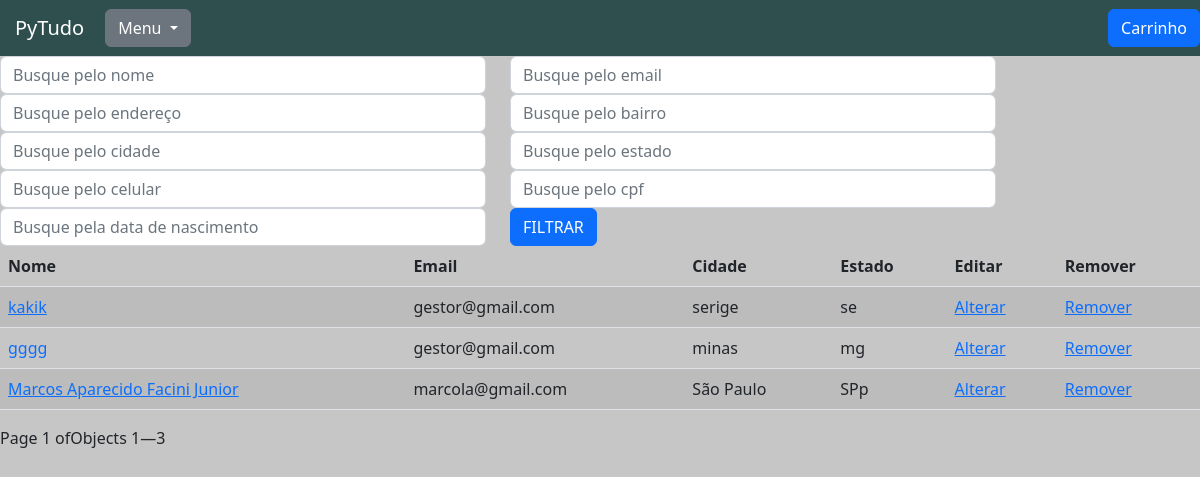
Before: /usuarios/listar_usuarios/ with the older database file.
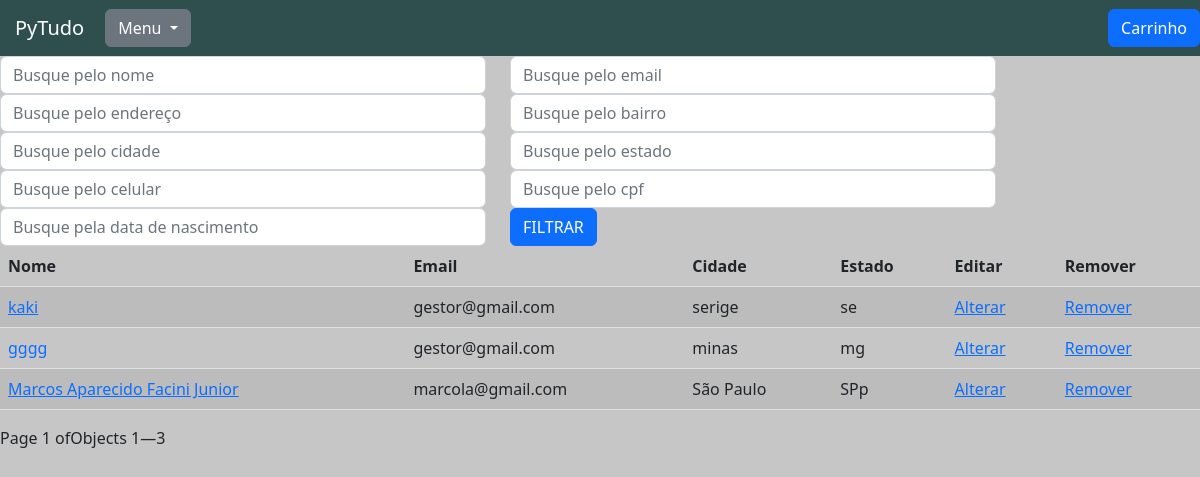
After: the same page with the newer database file.
### usuarios/models.py (models this page shows, shortened)
class Usuarios(models.Model):
    usuario = models.ForeignKey(settings.AUTH_USER_MODEL, on_delete=models.CASCADE)
    nome = models.CharField(max_length=40)
    cpf = CPFField('CPF')
    data_de_nascimento = models.DateField()
    celular = PhoneNumberField(null=False, blank=False)
    endereco = models.CharField(max_length=50)
    numero_endereco = models.CharField(max_length=10)
    complemento = models.CharField(max_length=50, blank=True, null= True)
    bairro = models.CharField(max_length=30)
    cidade = models.CharField(max_length=30)
    estado = models.CharField(max_length=30)
    data_atualizacao = models.DateTimeField(auto_now=True, null=True)

### usuarios/views.py (the view)
# urls.py: path('listar_usuarios/', views.listar_usuarios, name='listar_usuarios'),
@has_permission_decorator('gerenciar_usuarios')
def listar_usuarios(request):
    usuarios = Usuarios.objects.all()
    nome_filtrar = request.GET.get('nome')
    if nome_filtrar:
        usuarios = usuarios.filter(nome__icontains=nome_filtrar)
    email_filtrar = request.GET.get('email')
    if email_filtrar:
        usuarios = usuarios.filter(usuario__email__icontains=email_filtrar)
    endereco_filtrar = request.GET.get('endereco')
    if endereco_filtrar:
        usuarios = usuarios.filter(endereco__icontains=endereco_filtrar)
    bairro_filtrar = request.GET.get('bairro')
    if bairro_filtrar:
        usuarios = usuarios.filter(bairro__icontains=bairro_filtrar)
    cidade_filtrar = request.GET.get('cidade')
    if cidade_filtrar:
        usuarios = usuarios.filter(cidade__icontains=cidade_filtrar)
    estado_filtrar = request.GET.get('estado')
    if estado_filtrar:
        usuarios = usuarios.filter(estado__icontains=estado_filtrar)
    celular_filtrar = request.GET.get('celular')
    if celular_filtrar:
        usuarios = usuarios.filter(celular=celular_filtrar)
    cpf_filtrar = request.GET.get('cpf')
    if cpf_filtrar:
        usuarios = usuarios.filter(cpf=cpf_filtrar)
    data_de_nascimento_filtrar = request.GET.get('data_de_nascimento')
    if data_de_nascimento_filtrar:
        data_convertida = datetime.strptime(data_de_nascimento_filtrar, "%d/%m/%Y").strftime('%Y-%m-%d')
        usuarios = usuarios.filter(data_de_nascimento=data_convertida)
    usuarios_ordenados = usuarios.order_by('-id')
    paginacao = Paginator(usuarios_ordenados, 4)
    page = request.GET.get('page')
    usuarios_paginados = paginacao.get_page(page)
    return render(request, 'listar_usuarios.html', {'usuarios_paginados': usuarios_paginados})

### usuarios/templates/listar_usuarios.html (shortened to what this page needs)
{% extends 'base.html' %}
{% load static %}
{% load filtros %}
{% block 'head' %}
    <link href="{% static 'usuarios/css/listar_usuarios.css' %}" rel="stylesheet">
{% endblock %}
{% block 'body' %}
    <form action="#" method="GET"> {% csrf_token %}
        <div class="row">
            <div class="col-md-5">
                <input type="text" placeholder="Busque pelo nome" class="form-control" name="nome">
            </div>
            <div class="col-md-5">
                <input type="text" placeholder="Busque pelo email" class="form-control" name="email">
            </div>
            <div class="col-md-5">
                <input type="text" placeholder="Busque pelo endereço" class="form-control" name="endereco">
            </div>
            <div class="col-md-5">
                <input type="text" placeholder="Busque pelo bairro" class="form-control" name="bairro">
            </div>
            <div class="col-md-5">
                <input type="text" placeholder="Busque pelo cidade" class="form-control" name="cidade">
            </div>
            <div class="col-md-5">
                <input type="text" placeholder="Busque pelo estado" class="form-control" name="estado">
            </div>
            <div class="col-md-5">
                <input type="text" id="celular" placeholder="Busque pelo celular" class="form-control" name="celular">
            </div>
            <div class="col-md-5">
                <input type="text" id="cpf" placeholder="Busque pelo cpf" class="form-control" name="cpf">
            </div>
            <div class="col-md-5">
                <input type="text" id="data_de_nascimento" placeholder="Busque pela data de nascimento" class="form-control" name="data_de_nascimento">
            </div>
            <div class="col-md-3">
                <input type="submit" value="FILTRAR" class="btn btn-primary">
            </div>
        </div>
    </form>
    <table class="table table-striped">
        <thead>
          <tr>
            <th scope="col">Nome</th>
            <th scope="col">Email</th>
            <th scope="col">Cidade</th>
            <th scope="col">Estado</th>
            <th scope="col">Editar</th>
            <th scope="col">Remover</th>
          </tr>
        </thead>
        <tbody>
            {% for usuario in usuarios_paginados %}
                <tr>
                    <td><a href="{% url 'ver_usuario' usuario.id %}">{{ usuario.nome}}</a></td>
                    <td>{{ usuario.usuario}}</td>
                    <td>{{ usuario.cidade}}</td>
                    <td>{{ usuario.estado}}</td>
                    <td><a href="{% url 'atualizar_usuario' usuario.id %}">Alterar</a></td>
                    <td><a href="{% url 'excluir_usuario' usuario.id %}">Remover</a></td>
                </tr>
            {% endfor %}
        </tbody>
    </table>
        <div class="pagination">
            Page {{ usuarios_paginados.number }} of {{ paginator.num_pages }}
            <p>Objects {{ usuarios_paginados.start_index }}—{{ usuarios_paginados.end_index }}</p>
        </div>
{% endblock %}

Changed rows visible on the page:
changed Usuarios "serige": nome "kakik" → "kaki"
